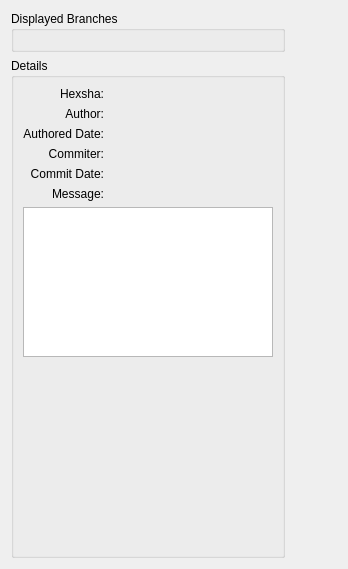
      <widget class="QWidget" name="rebaseTab">
       <attribute name="title">
        <string>Rebase</string>
       </attribute>
       <layout class="QGridLayout" name="gridLayout_12" columnstretch="0,0,0,0,0">
        <item row="2" column="0" rowspan="2" colspan="2">
         <widget class="QGroupBox" name="groupBox">
          <property name="minimumSize">
           <size>
            <width>0</width>
            <height>500</height>
           </size>
          </property>
          <property name="maximumSize">
           <size>
            <width>16777215</width>
            <height>16777215</height>
           </size>
          </property>
          <property name="title">
           <string>Details</string>
          </property>
          <layout class="QGridLayout" name="gridLayout_13" columnstretch="1,2">
           <item row="0" column="0">
            <widget class="QLabel" name="hexshaLabel">
             <property name="text">
              <string>Hexsha:</string>
             </property>
             <property name="alignment">
              <set>Qt::AlignRight|Qt::AlignTrailing|Qt::AlignVCenter</set>
             </property>
            </widget>
           </item>
           <item row="0" column="1">
            <widget class="QLabel" name="hexshaHolderLabel">
             <property name="palette">
              <palette>
               <active>
                <colorrole role="WindowText">
                 <brush brushstyle="SolidPattern">
                  <color alpha="255">
                   <red>212</red>
                   <green>8</green>
                   <blue>11</blue>
                  </color>
                 </brush>
                </colorrole>
               </active>
               <inactive>
                <colorrole role="WindowText">
                 <brush brushstyle="SolidPattern">
                  <color alpha="255">
                   <red>212</red>
                   <green>8</green>
                   <blue>11</blue>
                  </color>
                 </brush>
                </colorrole>
               </inactive>
               <disabled>
                <colorrole role="WindowText">
                 <brush brushstyle="SolidPattern">
                  <color alpha="255">
                   <red>128</red>
                   <green>128</green>
                   <blue>128</blue>
                  </color>
                 </brush>
                </colorrole>
               </disabled>
              </palette>
             </property>
             <property name="text">
              <string/>
             </property>
            </widget>
           </item>
           <item row="1" column="0">
            <widget class="QLabel" name="authorLabel">
             <property name="text">
              <string>Author:</string>
             </property>
             <property name="alignment">
              <set>Qt::AlignRight|Qt::AlignTrailing|Qt::AlignVCenter</set>
             </property>
            </widget>
           </item>
           <item row="2" column="0">
            <widget class="QLabel" name="authoredDateLabel">
             <property name="text">
              <string>Authored Date:</string>
             </property>
             <property name="alignment">
              <set>Qt::AlignRight|Qt::AlignTrailing|Qt::AlignVCenter</set>
             </property>
            </widget>
           </item>
           <item row="3" column="0">
            <widget class="QLabel" name="committerLabel">
             <property name="text">
              <string>Commiter:</string>
             </property>
             <property name="alignment">
              <set>Qt::AlignRight|Qt::AlignTrailing|Qt::AlignVCenter</set>
             </property>
            </widget>
           </item>
           <item row="4" column="0">
            <widget class="QLabel" name="commitDateLabel">
             <property name="text">
              <string>Commit Date:</string>
             </property>
             <property name="alignment">
              <set>Qt::AlignRight|Qt::AlignTrailing|Qt::AlignVCenter</set>
             </property>
            </widget>
           </item>
           <item row="1" column="1">
            <widget class="QLabel" name="authorHolderLabel">
             <property name="palette">
              <palette>
               <active>
                <colorrole role="WindowText">
                 <brush brushstyle="SolidPattern">
                  <color alpha="255">
                   <red>0</red>
                   <green>55</green>
                   <blue>255</blue>
                  </color>
                 </brush>
                </colorrole>
               </active>
               <inactive>
                <colorrole role="WindowText">
                 <brush brushstyle="SolidPattern">
                  <color alpha="255">
                   <red>0</red>
                   <green>55</green>
                   <blue>255</blue>
                  </color>
                 </brush>
                </colorrole>
               </inactive>
               <disabled>
                <colorrole role="WindowText">
                 <brush brushstyle="SolidPattern">
                  <color alpha="255">
                   <red>128</red>
                   <green>128</green>
                   <blue>128</blue>
                  </color>
                 </brush>
                </colorrole>
               </disabled>
              </palette>
             </property>
             <property name="text">
              <string/>
             </property>
            </widget>
           </item>
           <item row="2" column="1">
            <widget class="QLabel" name="authoredDateHolderLabel">
             <property name="palette">
              <palette>
               <active>
                <colorrole role="WindowText">
                 <brush brushstyle="SolidPattern">
                  <color alpha="255">
                   <red>0</red>
                   <green>55</green>
                   <blue>255</blue>
                  </color>
                 </brush>
                </colorrole>
               </active>
               <inactive>
                <colorrole role="WindowText">
                 <brush brushstyle="SolidPattern">
                  <color alpha="255">
                   <red>0</red>
                   <green>55</green>
                   <blue>255</blue>
                  </color>
                 </brush>
                </colorrole>
               </inactive>
               <disabled>
                <colorrole role="WindowText">
                 <brush brushstyle="SolidPattern">
                  <color alpha="255">
                   <red>128</red>
                   <green>128</green>
                   <blue>128</blue>
                  </color>
                 </brush>
                </colorrole>
               </disabled>
              </palette>
             </property>
             <property name="text">
              <string/>
             </property>
            </widget>
           </item>
           <item row="3" column="1">
            <widget class="QLabel" name="committerHolderLabel">
             <property name="palette">
              <palette>
               <active>
                <colorrole role="WindowText">
                 <brush brushstyle="SolidPattern">
                  <color alpha="255">
                   <red>11</red>
                   <green>142</green>
                   <blue>16</blue>
                  </color>
                 </brush>
                </colorrole>
               </active>
               <inactive>
                <colorrole role="WindowText">
                 <brush brushstyle="SolidPattern">
                  <color alpha="255">
                   <red>11</red>
                   <green>142</green>
                   <blue>16</blue>
                  </color>
                 </brush>
                </colorrole>
               </inactive>
               <disabled>
                <colorrole role="WindowText">
                 <brush brushstyle="SolidPattern">
                  <color alpha="255">
                   <red>128</red>
                   <green>128</green>
                   <blue>128</blue>
                  </color>
                 </brush>
                </colorrole>
               </disabled>
              </palette>
             </property>
             <property name="text">
              <string/>
             </property>
            </widget>
           </item>
           <item row="4" column="1">
            <widget class="QLabel" name="commitDateHolderLabel">
             <property name="palette">
              <palette>
               <active>
                <colorrole role="WindowText">
                 <brush brushstyle="SolidPattern">
                  <color alpha="255">
                   <red>11</red>
                   <green>142</green>
                   <blue>16</blue>
                  </color>
                 </brush>
                </colorrole>
               </active>
               <inactive>
                <colorrole role="WindowText">
                 <brush brushstyle="SolidPattern">
                  <color alpha="255">
                   <red>11</red>
                   <green>142</green>
                   <blue>16</blue>
                  </color>
                 </brush>
                </colorrole>
               </inactive>
               <disabled>
                <colorrole role="WindowText">
                 <brush brushstyle="SolidPattern">
                  <color alpha="255">
                   <red>128</red>
                   <green>128</green>
                   <blue>128</blue>
                  </color>
                 </brush>
                </colorrole>
               </disabled>
              </palette>
             </property>
             <property name="text">
              <string/>
             </property>
            </widget>
           </item>
           <item row="5" column="0">
            <widget class="QLabel" name="messageLabel">
             <property name="text">
              <string>Message:</string>
             </property>
             <property name="alignment">
              <set>Qt::AlignRight|Qt::AlignTrailing|Qt::AlignVCenter</set>
             </property>
            </widget>
           </item>
           <item row="6" column="0" colspan="2">
            <widget class="QTextEdit" name="messageHolderTextEdit">
             <property name="minimumSize">
              <size>
               <width>0</width>
               <height>0</height>
              </size>
             </property>
             <property name="maximumSize">
              <size>
               <width>250</width>
               <height>150</height>
              </size>
             </property>
             <property name="readOnly">
              <bool>true</bool>
             </property>
            </widget>
           </item>
           <item row="7" column="0">
            <spacer name="verticalSpacer">
             <property name="orientation">
              <enum>Qt::Vertical</enum>
             </property>
             <property name="sizeHint" stdset="0">
              <size>
               <width>20</width>
               <height>40</height>
              </size>
             </property>
            </spacer>
           </item>
          </layout>
         </widget>
        </item>
        <item row="1" column="0" colspan="2">
         <widget class="QGroupBox" name="groupBox_2">
          <property name="minimumSize">
           <size>
            <width>200</width>
            <height>20</height>
           </size>
          </property>
          <property name="title">
           <string>Displayed Branches</string>
          </property>
          <layout class="QGridLayout" name="gridLayout_15">
           <item row="0" column="0">
            <layout class="QGridLayout" name="branchCheckboxLayout"/>
           </item>
          </layout>
         </widget>
        </item>
        <item row="1" column="3" rowspan="3" colspan="2">
         <layout class="QGridLayout" name="viewLayout"/>
        </item>
        <item row="0" column="3">
         <spacer name="horizontalSpacer_4">
          <property name="orientation">
           <enum>Qt::Horizontal</enum>
          </property>
          <property name="sizeHint" stdset="0">
           <size>
            <width>40</width>
            <height>0</height>
           </size>
          </property>
         </spacer>
        </item>
        <item row="2" column="2">
         <spacer name="verticalSpacer_2">
          <property name="orientation">
           <enum>Qt::Vertical</enum>
          </property>
          <property name="sizeHint" stdset="0">
           <size>
            <width>0</width>
            <height>40</height>
           </size>
          </property>
         </spacer>
        </item>
       </layout>
      </widget>
